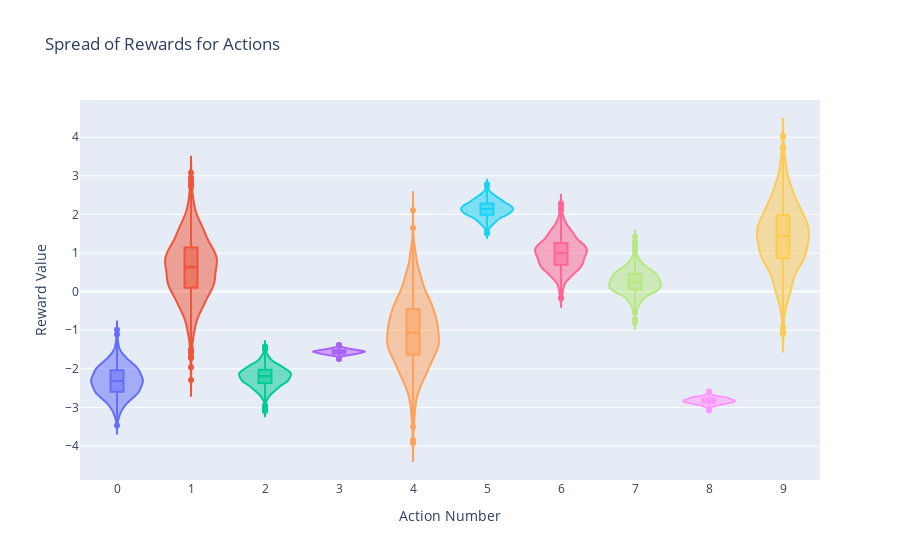
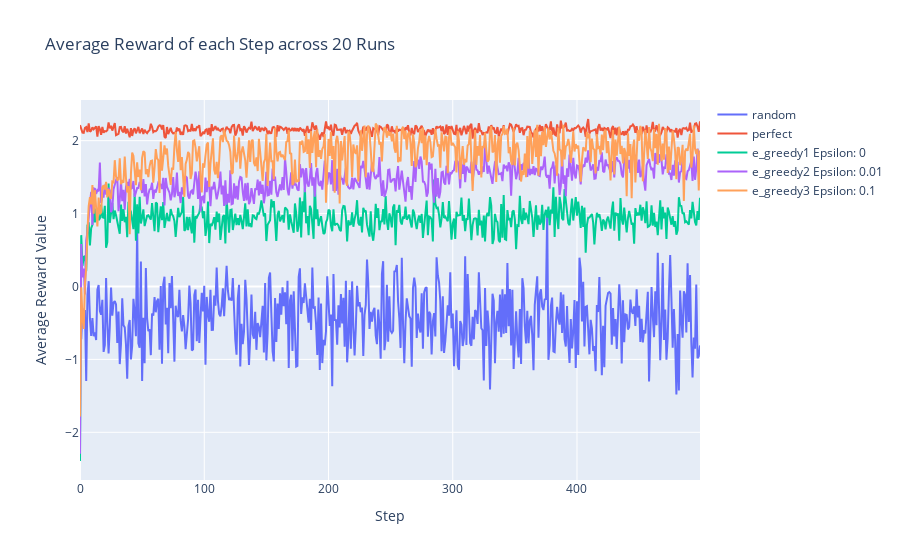
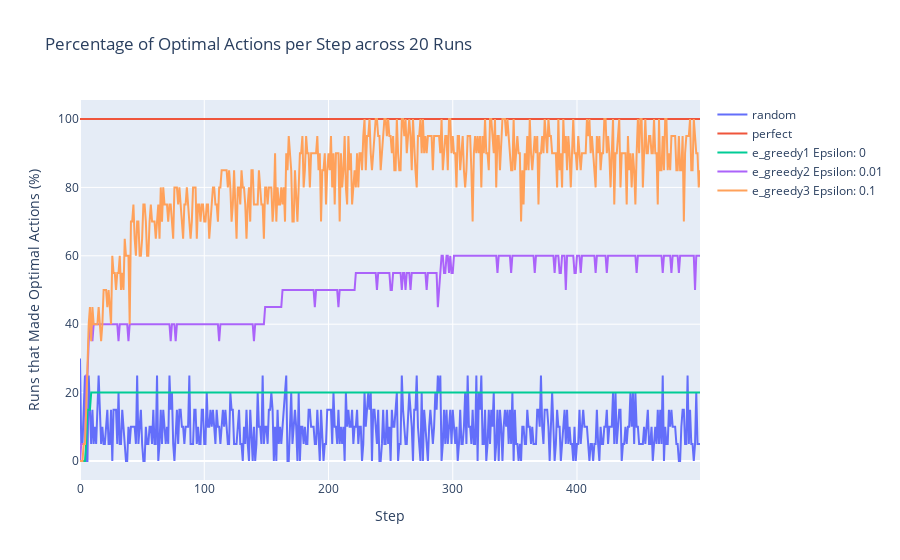

The cell these charts' notebook holds for them, in order:
### Code cell
experiment.visualize_rewards()

### Figure 1 — Plotly figure (JSON) as saved in the notebook; plotly's stock layout.template omitted (floating-point values rounded to 4 significant figures; data arrays with more than 128 entries replaced by an {"elided": "..."} marker saying what was removed)
{"data": [{"box": {"visible": true}, "meanline": {"visible": true}, "name": "Action 0", "type": "violin", "x": {"elided": "1000 int values"}, "y": {"elided": "1000 float values"}}, {"box": {"visible": true}, "meanline": {"visible": true}, "name": "Action 1", "type": "violin", "x": {"elided": "1000 int values"}, "y": {"elided": "1000 float values"}}, {"box": {"visible": true}, "meanline": {"visible": true}, "name": "Action 2", "type": "violin", "x": {"elided": "1000 int values"}, "y": {"elided": "1000 float values"}}, {"box": {"visible": true}, "meanline": {"visible": true}, "name": "Action 3", "type": "violin", "x": {"elided": "1000 int values"}, "y": {"elided": "1000 float values"}}, {"box": {"visible": true}, "meanline": {"visible": true}, "name": "Action 4", "type": "violin", "x": {"elided": "1000 int values"}, "y": {"elided": "1000 float values"}}, {"box": {"visible": true}, "meanline": {"visible": true}, "name": "Action 5", "type": "violin", "x": {"elided": "1000 int values"}, "y": {"elided": "1000 float values"}}, {"box": {"visible": true}, "meanline": {"visible": true}, "name": "Action 6", "type": "violin", "x": {"elided": "1000 int values"}, "y": {"elided": "1000 float values"}}, {"box": {"visible": true}, "meanline": {"visible": true}, "name": "Action 7", "type": "violin", "x": {"elided": "1000 int values"}, "y": {"elided": "1000 float values"}}, {"box": {"visible": true}, "meanline": {"visible": true}, "name": "Action 8", "type": "violin", "x": {"elided": "1000 int values"}, "y": {"elided": "1000 float values"}}, {"box": {"visible": true}, "meanline": {"visible": true}, "name": "Action 9", "type": "violin", "x": {"elided": "1000 int values"}, "y": {"elided": "1000 float values"}}], "layout": {"autosize": true, "showlegend": false, "title": {"text": "Spread of Rewards for Actions"}, "violingap": 0, "xaxis": {"autorange": true, "dtick": 1, "range": [-0.5, 9.5], "tick0": 1, "tickmode": "linear", "title": {"text": "Action Number"}, "type": "linear"}, "yaxis": {"autorange": true, "range": [-4.882, 4.966], "title": {"text": "Reward Value"}, "type": "linear"}}}

### Figure 2 — Plotly figure (JSON) as saved in the notebook; plotly's stock layout.template omitted (floating-point values rounded to 4 significant figures; data arrays with more than 128 entries replaced by an {"elided": "..."} marker saying what was removed)
{"data": [{"mode": "lines", "name": "random", "type": "scatter", "x": {"elided": "500 int values"}, "y": {"elided": "500 float values"}}, {"mode": "lines", "name": "perfect", "type": "scatter", "x": {"elided": "500 int values"}, "y": {"elided": "500 float values"}}, {"mode": "lines", "name": "e_greedy1 Epsilon: 0", "type": "scatter", "x": {"elided": "500 int values"}, "y": {"elided": "500 float values"}}, {"mode": "lines", "name": "e_greedy2 Epsilon: 0.01", "type": "scatter", "x": {"elided": "500 int values"}, "y": {"elided": "500 float values"}}, {"mode": "lines", "name": "e_greedy3 Epsilon: 0.1", "type": "scatter", "x": {"elided": "500 int values"}, "y": {"elided": "500 float values"}}], "layout": {"autosize": true, "showlegend": true, "title": {"text": "Average Reward of each Step across 20 Runs"}, "xaxis": {"autorange": true, "range": [0, 499], "title": {"text": "Step"}, "type": "linear"}, "yaxis": {"autorange": true, "range": [-2.654, 2.558], "title": {"text": "Average Reward Value"}, "type": "linear"}}}

### Figure 3 — Plotly figure (JSON) as saved in the notebook; plotly's stock layout.template omitted (floating-point values rounded to 4 significant figures; data arrays with more than 128 entries replaced by an {"elided": "..."} marker saying what was removed)
{"data": [{"mode": "lines", "name": "random", "type": "scatter", "x": {"elided": "500 int values"}, "y": {"elided": "500 int values"}}, {"mode": "lines", "name": "perfect", "type": "scatter", "x": {"elided": "500 int values"}, "y": {"elided": "500 int values"}}, {"mode": "lines", "name": "e_greedy1 Epsilon: 0", "type": "scatter", "x": {"elided": "500 int values"}, "y": {"elided": "500 int values"}}, {"mode": "lines", "name": "e_greedy2 Epsilon: 0.01", "type": "scatter", "x": {"elided": "500 int values"}, "y": {"elided": "500 float values"}}, {"mode": "lines", "name": "e_greedy3 Epsilon: 0.1", "type": "scatter", "x": {"elided": "500 int values"}, "y": {"elided": "500 float values"}}], "layout": {"autosize": true, "showlegend": true, "title": {"text": "Percentage of Optimal Actions per Step across 20 Runs"}, "xaxis": {"autorange": true, "range": [0, 499], "title": {"text": "Step"}, "type": "linear"}, "yaxis": {"autorange": true, "range": [-5.556, 105.6], "title": {"text": "Runs that Made Optimal Actions (%)"}, "type": "linear"}}}
